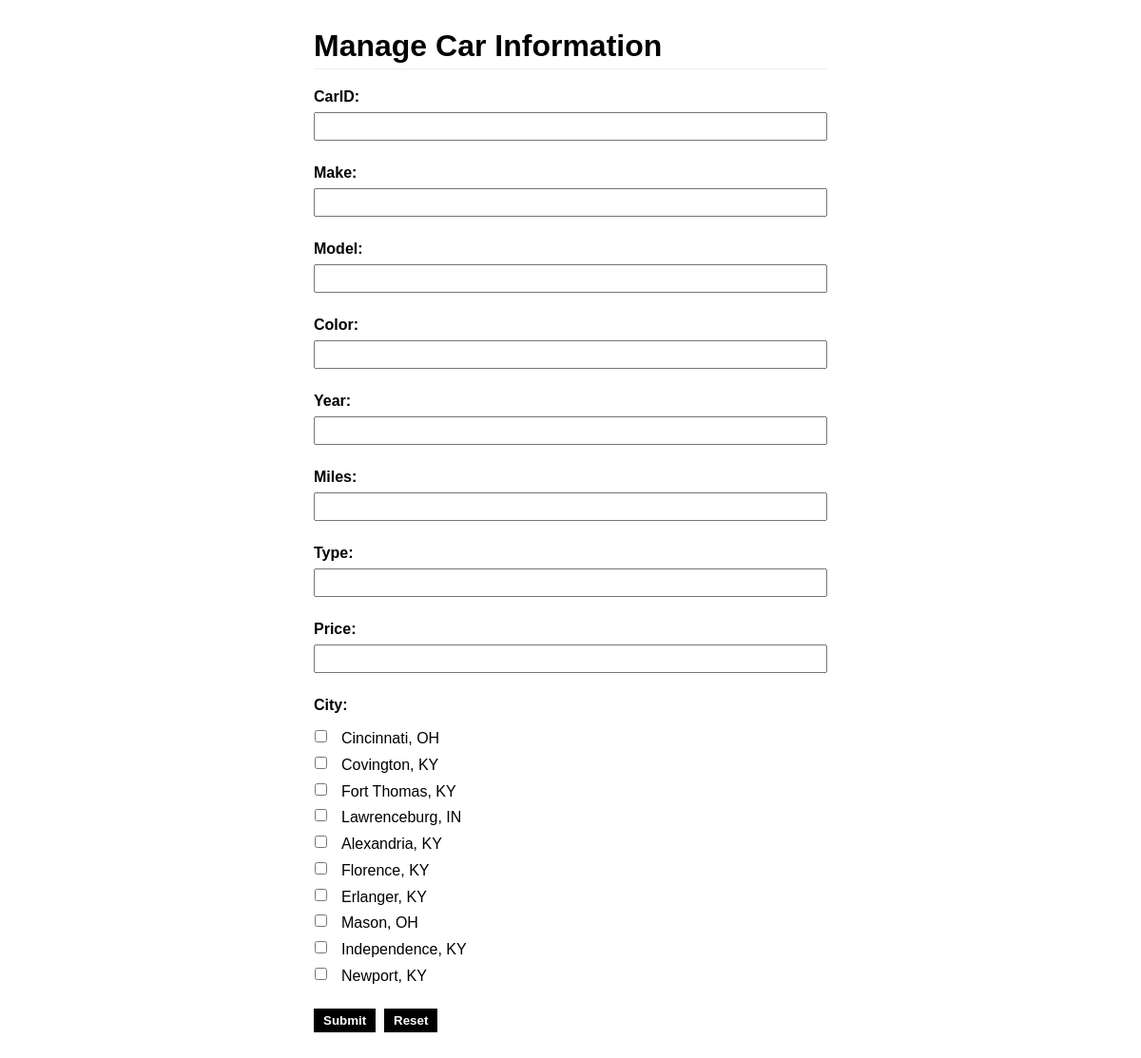
The page /form.php (signed in) on the database its author committed.
### tables this page shows
CREATE TABLE `cities` (
  `cityid` int(11) NOT NULL AUTO_INCREMENT,
  `name` varchar(45) NOT NULL,
  `state` varchar(2) NOT NULL,
  PRIMARY KEY (`cityid`)
);

### form.php (the view, shortened to what this page needs)
<?php
include('config.php');
$action = $_GET['action'];
$car = null;
$car_cities = array();
$sql = file_get_contents('sql/getCities.sql');
$statement = $database->prepare($sql);
$statement->execute();
$cities = $statement->fetchAll(PDO::FETCH_ASSOC);
?>
<!DOCTYPE html>
<html lang="en">
<head>
    <link rel="stylesheet" href="css/style.css">
</head>
<body>
    <div class="page">
        <h1>Manage Car Information</h1>
        <form action="" method="POST">
            <div class="form-element">
                <label>CarID:</label>
                <?php if($action == 'add') : ?>
                    <input type="number" name="carid" class="textbox" value="<?php echo $car['carid'] ?>" />
                <?php else : ?>
                    <input readonly type="number" name="carid" class="textbox" value="<?php echo $car['carid'] ?>" />
                <?php endif; ?>
            </div>
            <div class="form-element">
                <label>Make:</label>
                <input type="text" name="car-make" class="textbox" value="<?php echo $car['make'] ?>" />
            </div>
            <div class="form-element">
                <label>Model:</label>
                <input type="text" name="car-model" class="textbox" value="<?php echo $car['model'] ?>" />
            </div>
            <div class="form-element">
                <label>Color:</label>
                <input type="text" name="car-color" class="textbox" value="<?php echo $car['color'] ?>" />
            </div>
            <div class="form-element">
                <label>Year:</label>
                <input type="number" setp="any" name="car-year" class="textbox" value="<?php echo $car['year'] ?>" />
            </div>
            <div class="form-element">
                <label>Miles:</label>
                <input type="number" name="car-miles" class="textbox" value="<?php echo $car['miles'] ?>" />
            </div>
            <div class="form-element">
                <label>Type:</label>
                <input type="text" name="car-type" class="textbox" value="<?php echo $car['type'] ?>" />
            </div>
            <div class="form-element">
                <label>Price:</label>
                <input type="number" step="any" name="car-price" class="textbox" value="<?php echo $car['price'] ?>" />
            </div>
            <div class="form-element">
                <label>City:</label>
                <?php foreach($cities as $city) : ?>
                    <?php if(in_array($city['cityid'], $car_cities)) : ?>
                        <input checked class="radio" type="checkbox" name="car-city[]" value="<?php echo $city['cityid'] ?>" /><span class="radio-label"><?php echo $city['name'] ?>, <?php echo $city['state'] ?></span><br />
                    <?php else : ?>
                        <input class="radio" type="checkbox" name="car-city[]" value="<?php echo $city['cityid'] ?>" /><span class="radio-label"><?php echo $city['name'] ?>, <?php echo $city['state'] ?></span><br />
                    <?php endif; ?>
                <?php endforeach; ?>
            </div>
            <div class="form-element">
                <input type="submit" class="button" />&nbsp;
                <input type="reset" class="button" />
            </div>
        </form>
    </div>
</body>
</html>

### css/style.css (style rules this page uses)
body { background: url('../images/background.jpg'); background-repeat: repeat-x; box-sizing: border-box; font-family: arial; }
* { margin: 0; padding: 0; box-sizing: inherit; }
.page { max-width: 600px; margin: 10px auto; background-color: white; padding: 20px 30px; }
.page h1 { margin-bottom: 20px; border-bottom: 1px solid #ededed; padding-bottom: 5px; }
.form-element { overflow: hidden; padding-bottom: 25px; }
.form-element label { font-weight: bold; display: block; padding-bottom: 7px; }
.form-element .textbox { display: block; width: 100%; height: 30px; padding: 5px; }
.form-element .radio { margin-right: 15px; margin-top: 10px; margin-left: 1px }
.radio-label { vertical-align: middle; }
.button { background: black; -webkit-appearance: none; -moz-appearance: none; color: white; border: none; padding: 5px 10px; cursor: pointer; font-weight: bold; outline: none; }

### rows shown on the page
cities: name "Cincinnati", state "OH"
cities: name "Covington", state "KY"
cities: name "Fort Thomas", state "KY"
cities: name "Lawrenceburg", state "IN"
cities: name "Alexandria", state "KY"
cities: name "Florence", state "KY"
cities: name "Erlanger", state "KY"
cities: name "Mason", state "OH"
cities: name "Independence", state "KY"
cities: name "Newport", state "KY"
